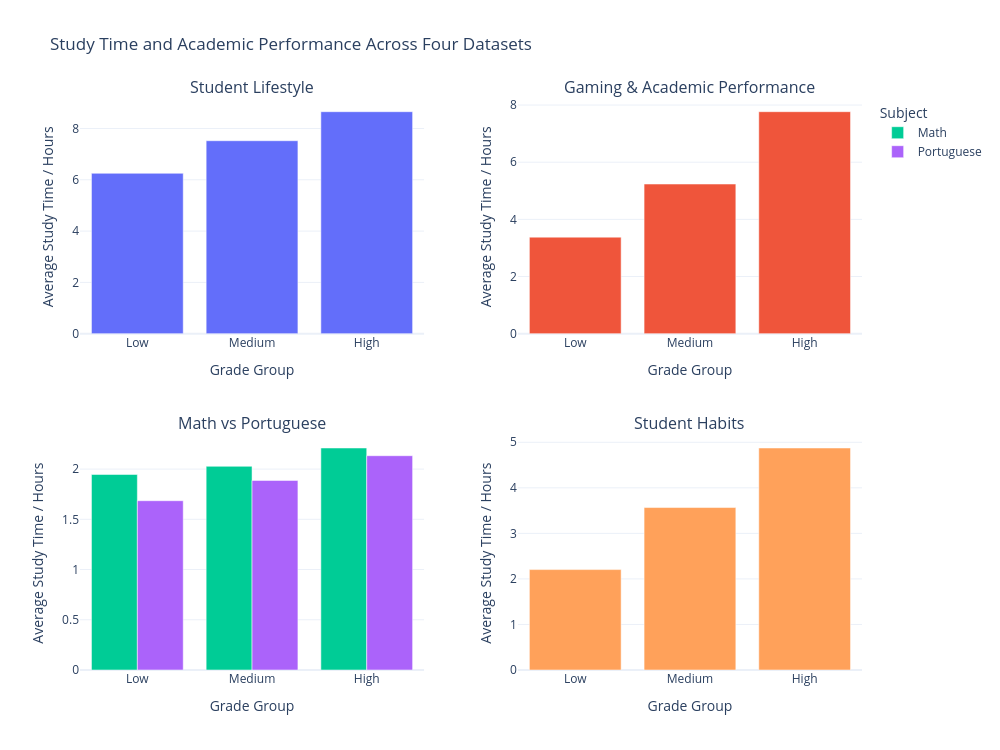

The code cell stored with this chart in its notebook:
### Code cell
import plotly.graph_objects as go
from plotly.subplots import make_subplots

grade_order = ["Low", "Medium", "High"]

s1 = df1.groupby("Grade Group", observed=False)["Study_Hours_Per_Day"].mean().reindex(grade_order)
s2 = df2.groupby("Grade Group", observed=False)["study_hours"].mean().reindex(grade_order)

s3 = (
    df3.groupby(["Grade Group", "Subject"], observed=False)["studytime"]
    .mean()
    .reset_index()
)

s4 = df4.groupby("Grade Group", observed=False)["study_hours_per_day"].mean().reindex(grade_order)

fig = make_subplots(
    rows=2,
    cols=2,
    subplot_titles=[
        "Student Lifestyle",
        "Gaming & Academic Performance",
        "Math vs Portuguese",
        "Student Habits"
    ],
    vertical_spacing=0.18,
    horizontal_spacing=0.12
)

fig.add_trace(go.Bar(x=grade_order, y=s1.values, showlegend=False), row=1, col=1)
fig.add_trace(go.Bar(x=grade_order, y=s2.values, showlegend=False), row=1, col=2)

for subject in ["Math", "Portuguese"]:
    temp = s3[s3["Subject"] == subject].set_index("Grade Group").reindex(grade_order)
    fig.add_trace(
        go.Bar(x=grade_order, y=temp["studytime"], name=subject),
        row=2,
        col=1
    )

fig.add_trace(go.Bar(x=grade_order, y=s4.values, showlegend=False), row=2, col=2)

fig.update_layout(
    title_text="Study Time and Academic Performance Across Four Datasets",
    barmode="group",
    height=750,
    width=1000,
    template="plotly_white",
    legend_title_text="Subject"
)

fig.update_xaxes(title_text="Grade Group")
fig.update_yaxes(title_text="Average Study Time / Hours")

fig.show()

### Figure 1 — Plotly figure (JSON) as saved in the notebook; plotly's stock layout.template omitted (floating-point values rounded to 4 significant figures)
{"data": [{"showlegend": false, "type": "bar", "x": ["Low", "Medium", "High"], "xaxis": "x", "y": [6.252, 7.522, 8.654], "yaxis": "y"}, {"showlegend": false, "type": "bar", "x": ["Low", "Medium", "High"], "xaxis": "x2", "y": [3.378, 5.236, 7.768], "yaxis": "y2"}, {"name": "Math", "type": "bar", "x": ["Low", "Medium", "High"], "xaxis": "x3", "y": [1.946, 2.028, 2.21], "yaxis": "y3"}, {"name": "Portuguese", "type": "bar", "x": ["Low", "Medium", "High"], "xaxis": "x3", "y": [1.685, 1.887, 2.133], "yaxis": "y3"}, {"showlegend": false, "type": "bar", "x": ["Low", "Medium", "High"], "xaxis": "x4", "y": [2.205, 3.567, 4.875], "yaxis": "y4"}], "layout": {"annotations": [{"font": {"size": 16}, "showarrow": false, "text": "Student Lifestyle", "x": 0.22, "xanchor": "center", "xref": "paper", "y": 1, "yanchor": "bottom", "yref": "paper"}, {"font": {"size": 16}, "showarrow": false, "text": "Gaming & Academic Performance", "x": 0.78, "xanchor": "center", "xref": "paper", "y": 1, "yanchor": "bottom", "yref": "paper"}, {"font": {"size": 16}, "showarrow": false, "text": "Math vs Portuguese", "x": 0.22, "xanchor": "center", "xref": "paper", "y": 0.41, "yanchor": "bottom", "yref": "paper"}, {"font": {"size": 16}, "showarrow": false, "text": "Student Habits", "x": 0.78, "xanchor": "center", "xref": "paper", "y": 0.41, "yanchor": "bottom", "yref": "paper"}], "barmode": "group", "height": 750, "legend": {"title": {"text": "Subject"}}, "title": {"text": "Study Time and Academic Performance Across Four Datasets"}, "width": 1000, "xaxis": {"anchor": "y", "domain": [0, 0.44], "title": {"text": "Grade Group"}}, "xaxis2": {"anchor": "y2", "domain": [0.56, 1], "title": {"text": "Grade Group"}}, "xaxis3": {"anchor": "y3", "domain": [0, 0.44], "title": {"text": "Grade Group"}}, "xaxis4": {"anchor": "y4", "domain": [0.56, 1], "title": {"text": "Grade Group"}}, "yaxis": {"anchor": "x", "domain": [0.59, 1], "title": {"text": "Average Study Time / Hours"}}, "yaxis2": {"anchor": "x2", "domain": [0.59, 1], "title": {"text": "Average Study Time / Hours"}}, "yaxis3": {"anchor": "x3", "domain": [0, 0.41], "title": {"text": "Average Study Time / Hours"}}, "yaxis4": {"anchor": "x4", "domain": [0, 0.41], "title": {"text": "Average Study Time / Hours"}}}}
